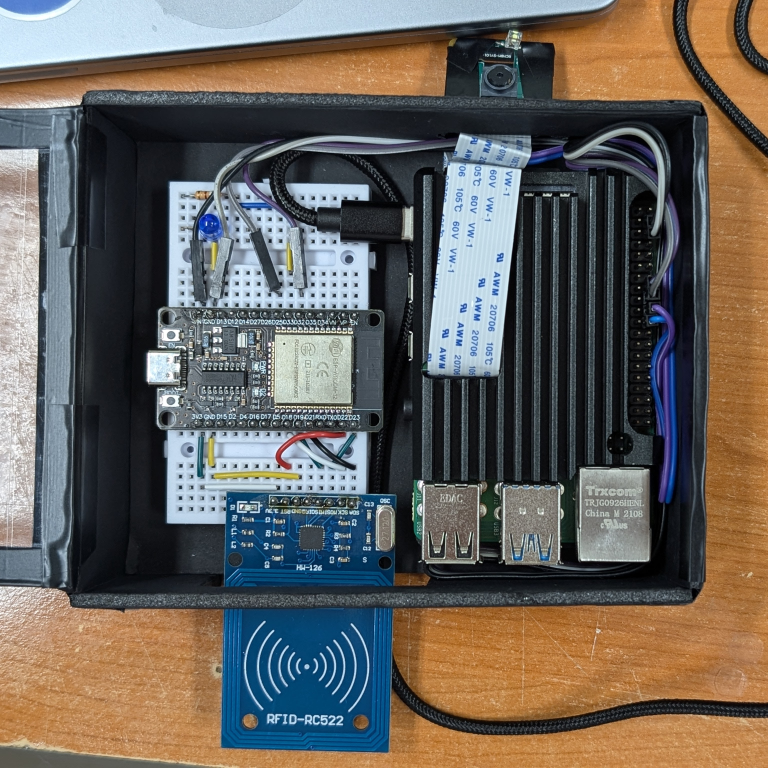
#> input picture resources/cecom4cut_device.jpg, 3072 x 3072 px (shown at 1/4 size)
$ python image_process.py ../resources/cecom4cut_device.jpg ../resources/cecom4cut_example.jpg
#> lines starting #> are read from the running program, lines starting #| are printed output that depends on the picture
from PIL import Image
import sys

def convert_jpg_to_1bit_bmp(input_jpg_path, output_bmp_path):
#> called with input_jpg_path = '../resources/cecom4cut_device.jpg', output_bmp_path = '../resources/cecom4cut_example.jpg'
	target_width = 320

	img = Image.open(input_jpg_path)
#> img is the input picture: PIL image 3072x3072 RGB; mean R, G, B 104.5, 98.9, 92.5
	img = img.convert('1')
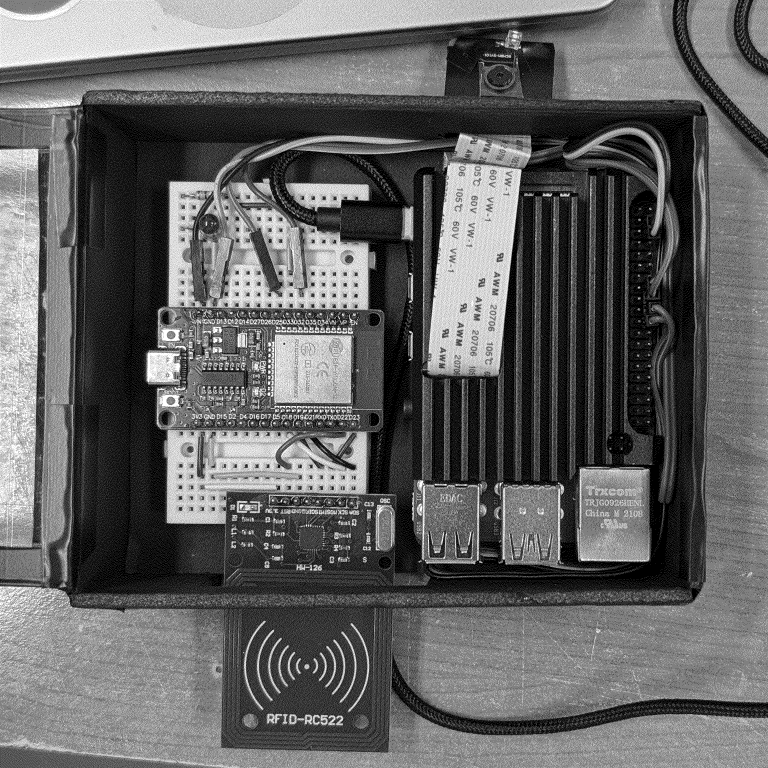
#> img: PIL image 3072x3072 1 (shown at 1/4 size); 38.9% white in thin lines or dots

	orig_width, orig_height = img.size
#> orig_width = 3072; orig_height = 3072
	target_height = int((target_width / orig_width) * orig_height)
#> target_height = 320

	img = img.resize((target_width, target_height))
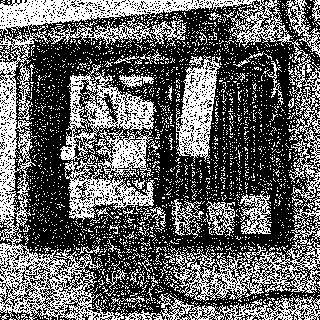
#> img: PIL image 320x320 1; 38.9% white in thin lines or dots
	img = img.point(lambda x: 255 if x < 128 else 0, '1')
#> img: PIL image 320x320 1; 61.1% white; black in thin lines or dots
	img.save(output_bmp_path, format='BMP')

def main(argv):
    if len(argv) != 3:
        print("usage: python3 image_process.py <original_jpg_filename> <result_bmp_filename>")
        return

    convert_jpg_to_1bit_bmp(argv[1], argv[2])


if __name__ == "__main__":
    main(sys.argv)
